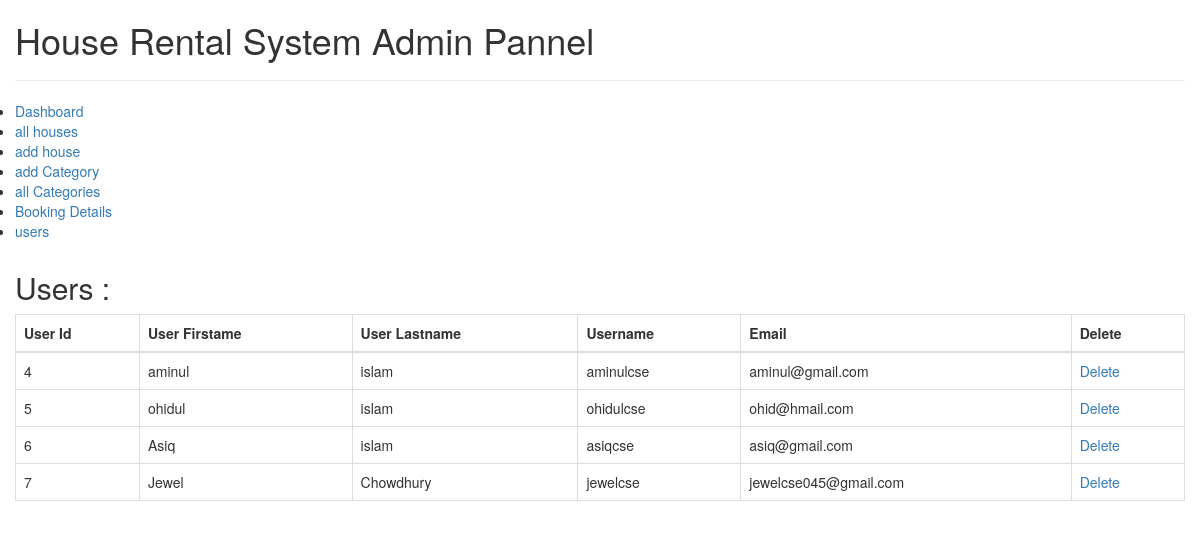
The page /admin/index.php?source=all_users on the database its author committed.
### tables this page shows
CREATE TABLE `users` (
  `user_id` int(11) NOT NULL,
  `user_firstname` varchar(255) NOT NULL,
  `user_lastname` varchar(255) NOT NULL,
  `username` varchar(255) NOT NULL,
  `user_email` text NOT NULL,
  `user_password` text NOT NULL
);

### admin/users.php (the view, shortened to what this page needs)
<?php include"functions.php" ; ?>
<div class="container">
	<div class="row">
		<div class="title_head">
			<h2>Users : </h2>
		</div>
		<table class="table table-bordered">
			<thead>
				<tr>
					<th>User Id</th>
					<th>User Firstame</th>
					<th>User Lastname</th>
					<th>Username</th>
					<th>Email</th>
					<th>Delete</th>
				</tr>
			</thead>
			<tbody>
<?php
$query = "SELECT * FROM users";
$select_all_users_query = mysqli_query($connection,$query);
while ($row = mysqli_fetch_assoc($select_all_users_query)) {
	 $user_id = $row['user_id'];
	 $user_firstname = $row['user_firstname'];
	 $user_lastname = $row['user_lastname'];
	 $username = $row['username'];
	 $email = $row['user_email'];
?>
				<tr>
					<td><?php echo $user_id ?></td>
					<td><?php echo $user_firstname ?></td>
					<td><?php echo $user_lastname ?></td>
					<td><?php echo $username ?></td>
					<td><?php echo $email ?></td>
					<td><a href="users.php?delete_user=<?php echo $user_id ?>">Delete</a></td>
				</tr>
<?php }  ?>
			</tbody>
		</table>
	</div>
</div>

### css/style.css (style rules this page uses)
* { padding: 0; margin: 0; }
body { background: #222; }
.container { width: 1170px; margin: auto; }

### rows shown on the page
users: user_id "4", user_firstname "aminul", user_lastname "islam", username "aminulcse", user_email "aminul@gmail.com"
users: user_id "5", user_firstname "ohidul", user_lastname "islam", username "ohidulcse", user_email "ohid@hmail.com"
users: user_id "6", user_firstname "Asiq", user_lastname "islam", username "asiqcse", user_email "asiq@gmail.com"
users: user_id "7", user_firstname "Jewel", user_lastname "Chowdhury", username "jewelcse", user_email "jewelcse045@gmail.com"
